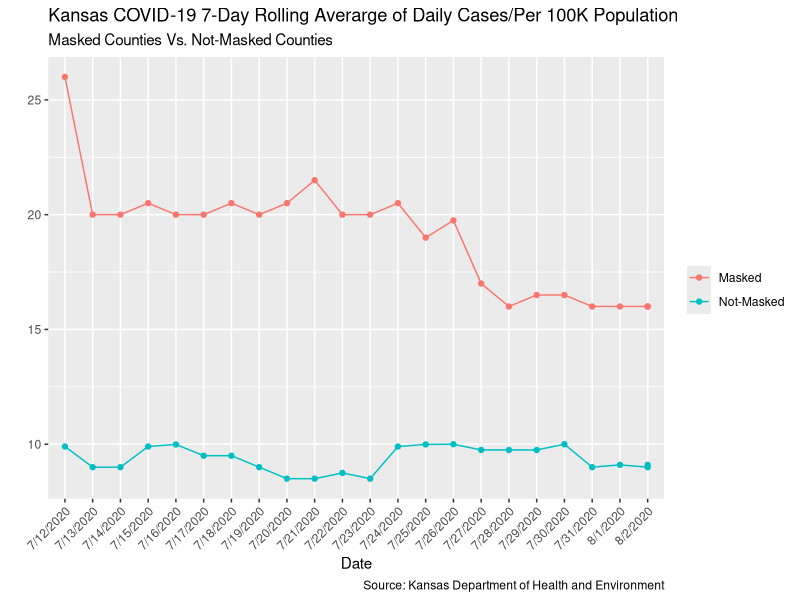

Recreate this plot in R.
## ---- chunk 1
suppressWarnings(library(tidyverse)) 
## ---- chunk 2
df <- tribble(
  ~date, ~count, ~group,
  "7/12/2020", 26, "m",
  "7/13/2020", 20, "m",
  "7/14/2020", 20, "m",
  "7/15/2020", 20.5, "m",
  "7/16/2020", 20, "m",
  "7/17/2020", 20, "m",
  "7/18/2020", 20.5, "m",
  "7/19/2020", 20, "m",
  "7/20/2020", 20.5, "m",
  "7/21/2020", 21.5, "m",
  "7/22/2020", 20, "m",
  "7/23/2020", 20, "m",
  "7/24/2020", 20.5, "m",
  "7/25/2020", 19, "m",
  "7/26/2020", 19.75, "m",
  "7/27/2020", 17, "m",
  "7/28/2020", 16, "m",
  "7/29/2020", 16.5, "m",
  "7/30/2020", 16.5, "m",
  "7/31/2020", 16, "m",
  "8/1/2020", 16, "m",
  "8/2/2020", 16, "m",
  "8/2/2020", 16, "m",
  
  "7/12/2020", 9.9, "nm",
  "7/13/2020", 9, "nm",
  "7/14/2020", 9, "nm",
  "7/15/2020", 9.9,"nm",
  "7/16/2020", 9.99, "nm",
  "7/17/2020", 9.5, "nm",
  "7/18/2020", 9.5, "nm",
  "7/19/2020", 9, "nm",
  "7/20/2020", 8.5, "nm",
  "7/21/2020", 8.5, "nm",
  "7/22/2020", 8.75, "nm",
  "7/23/2020", 8.5, "nm",
  "7/24/2020", 9.9, "nm",
  "7/25/2020", 9.99, "nm",
  "7/26/2020", 10, "nm",
  "7/27/2020", 9.75, "nm",
  "7/28/2020", 9.75, "nm",
  "7/29/2020", 9.75, "nm",
  "7/30/2020", 10, "nm",
  "7/31/2020", 9, "nm",
  "8/1/2020", 9.1, "nm",
  "8/2/2020", 9, "nm",
  "8/2/2020", 9.1, "nm",
)
head(df)
## ---- chunk 3
df %>% ggplot(aes(x = date, y = count, color = group)) + 
  geom_point() +
  geom_line(aes(group = group)) +
  labs (title = "Kansas COVID-19 7-Day Rolling Averarge of Daily Cases/Per 100K Population",
        subtitle = "Masked Counties Vs. Not-Masked Counties",
        x = "Date",
        y = "",
        caption = "Source: Kansas Department of Health and Environment",
        color = "") + 
  scale_color_discrete(labels = c("Masked","Not-Masked"))+
  theme(axis.text.x = element_text(angle = 45, hjust=1)) 
